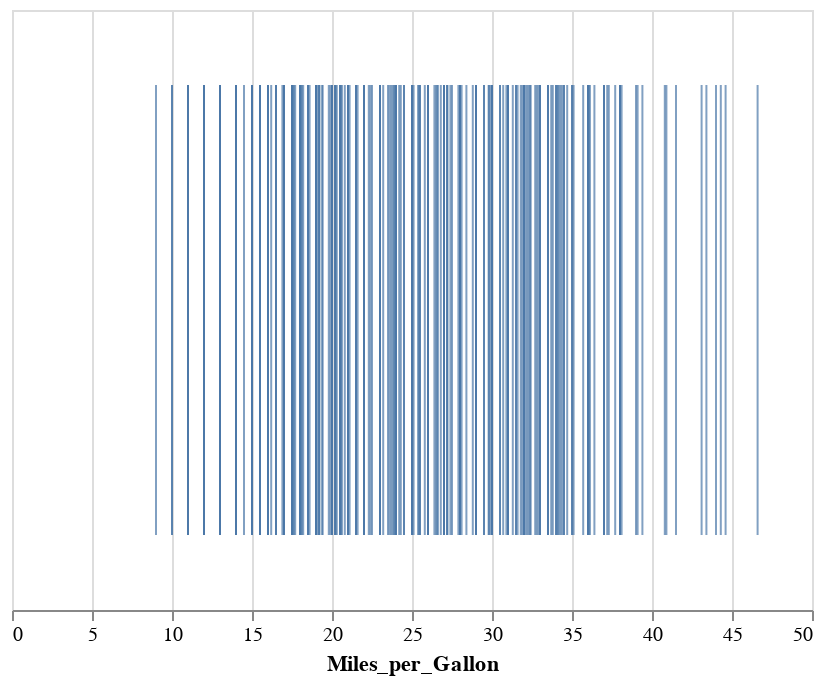

Notebook code for this chart:
### Markdown cell above
This is a bit better, but the ``point`` mark is probably not the best for a 1D chart like this.

Let's try the ``tick`` mark instead:

### Code cell
alt.Chart(cars).mark_tick().encode(
    x='Miles_per_Gallon'
)

### Figure 1 — Vega-Lite specification as saved in the notebook (floating-point values rounded to 4 significant figures; data arrays with more than 128 entries replaced by an {"elided": "..."} marker saying what was removed)
{"$schema": "https://vega.github.io/schema/vega-lite/v2.4.1.json", "config": {"view": {"height": 300, "width": 400}}, "data": {"values": {"elided": "406 records"}}, "encoding": {"x": {"field": "Miles_per_Gallon", "type": "quantitative"}}, "mark": "tick"}
